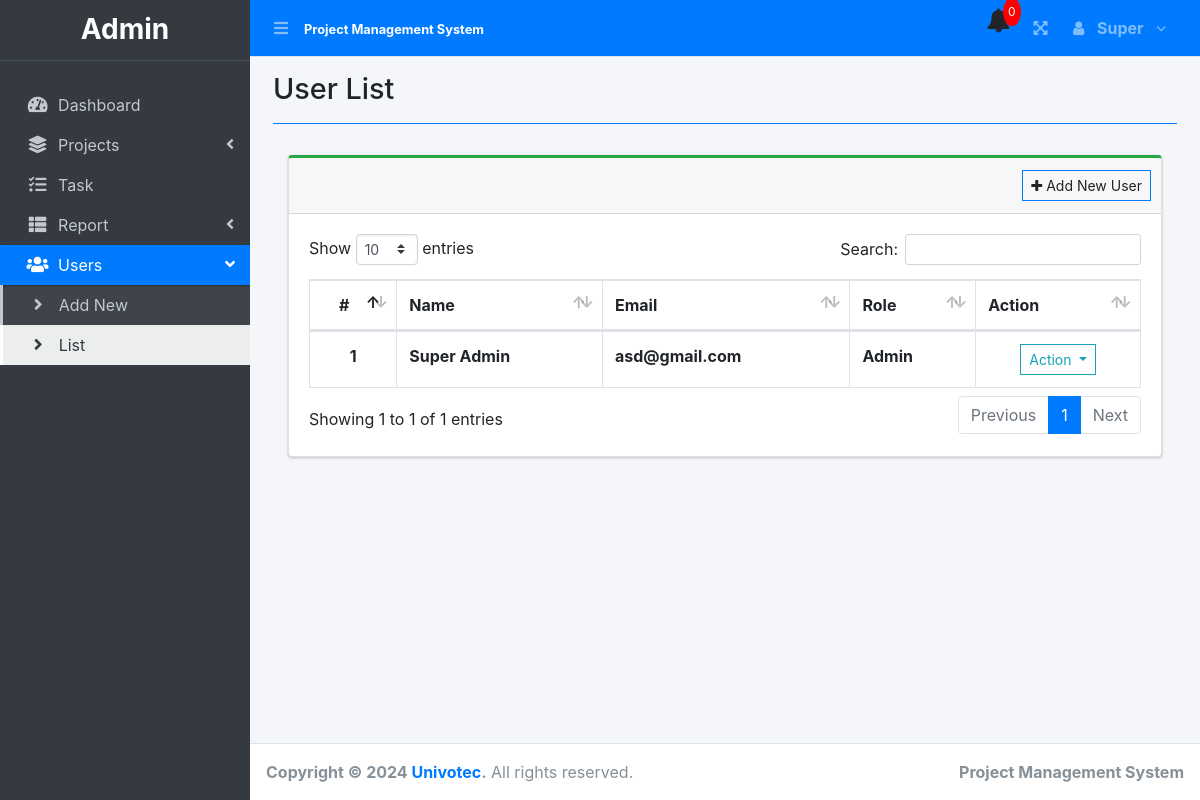
The page /index.php?page=user_list (signed in) on the database as committed earlier.
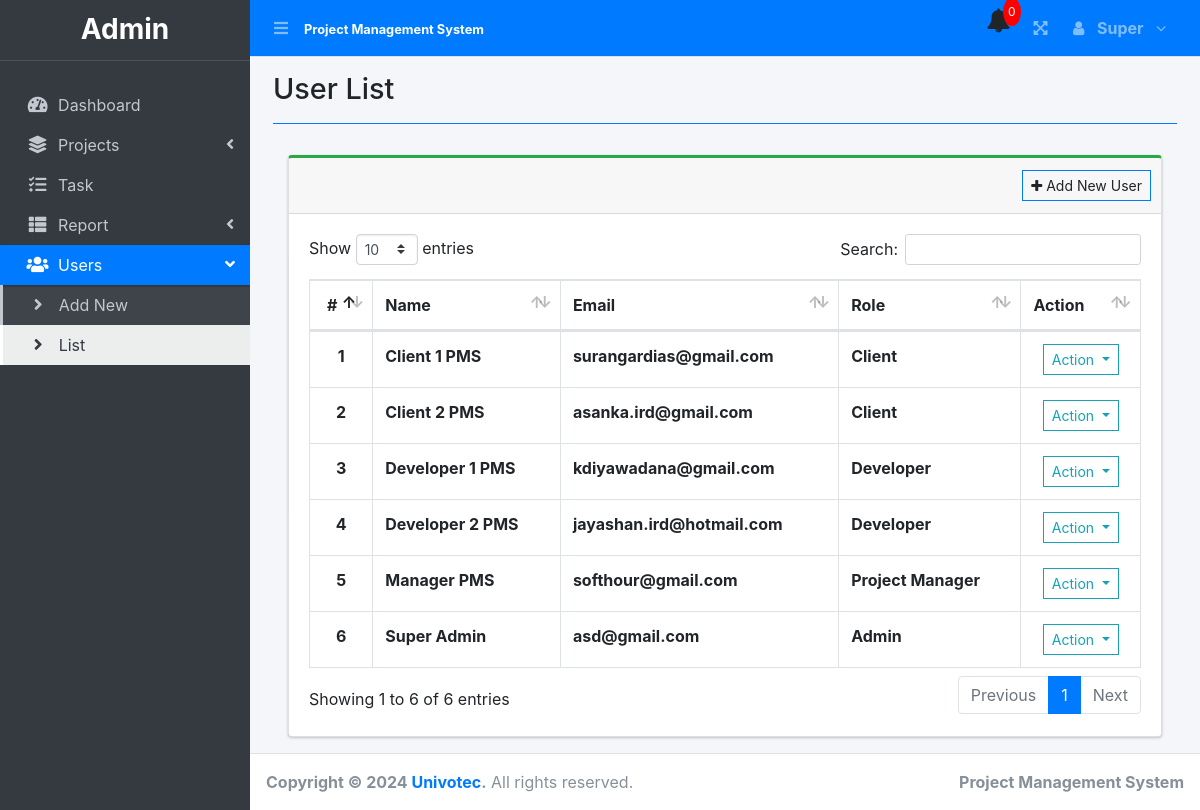
The same page on the database as committed later.
### tables this page shows
CREATE TABLE `users` (
  `id` int(30) NOT NULL,
  `firstname` varchar(200) NOT NULL,
  `lastname` varchar(200) NOT NULL,
  `email` varchar(200) NOT NULL,
  `password` text NOT NULL,
  `type` tinyint(1) NOT NULL DEFAULT 2 COMMENT '1 = admin, 2 = staff',
  `avatar` text NOT NULL,
  `date_created` datetime NOT NULL DEFAULT current_timestamp()
);

### user_list.php (the view, shortened to what this page needs)
<?php include'db_connect.php' ?>
<div class="col-lg-12">
	<div class="card card-outline card-success">
		<div class="card-header">
			<div class="card-tools">
				<a class="btn btn-block btn-sm btn-default btn-flat border-primary" href="./index.php?page=new_user"><i class="fa fa-plus"></i> Add New User</a>
			</div>
		</div>
		<div class="card-body" style="overflow: auto;">
			<table class="table tabe-hover table-bordered" id="list">
				<thead>
					<tr>
						<th class="text-center">#</th>
						<th>Name</th>
						<th>Email</th>
						<th>Role</th>
						<th>Action</th>
					</tr>
				</thead>
				<tbody>
					<?php
					$i = 1;
					$type = array('',"Admin","Project Manager","Developer","Client");
					$qry = $conn->query("SELECT *,concat(firstname,' ',lastname) as name FROM users order by concat(firstname,' ',lastname) asc");
					while($row= $qry->fetch_assoc()):
					?>
					<tr>
						<th class="text-center"><?php echo $i++ ?></th>
						<td><b><?php echo ucwords($row['name']) ?></b></td>
						<td><b><?php echo $row['email'] ?></b></td>
						<td><b><?php echo $type[$row['type']] ?></b></td>
						<td class="text-center">
							<button type="button" class="btn btn-default btn-sm btn-flat border-info wave-effect text-info dropdown-toggle" data-toggle="dropdown" aria-expanded="true">
		                      Action
		                    </button>
						</td>
					</tr>
				<?php endwhile; ?>
				</tbody>
			</table>
		</div>
	</div>
</div>

### index.php (shortened to what this page needs)
<!DOCTYPE html>
<html lang="en">
<?php
	include 'header.php'
?>
<body class="hold-transition sidebar-mini layout-fixed layout-navbar-fixed layout-footer-fixed" onload = "table();">
<div class="wrapper">
  <?php include 'topbar.php' ?>
  <?php include 'sidebar.php' ?>
  <div class="content-wrapper">
    <div class="content-header">
      <div class="container-fluid">
        <div class="row mb-2">
          <div class="col-sm-6">
            <h1 class="m-0"><?php echo $title ?></h1>
          </div>
        </div>
            <hr class="border-primary">
      </div>
    </div>
    <section class="content">
      <div class="container-fluid">
         <?php
            $page = isset($_GET['page']) ? $_GET['page'] : 'home';
            if(!file_exists($page.".php")){
                include '404.html';
            }else{
            include $page.'.php';
            }
          ?>
      </div>
    </section>
  </div>
  <footer class="main-footer">
    <strong>Copyright &copy; 2024 <a href="http://univotec.ac.lk/">Univotec</a>.</strong>
    All rights reserved.
    <div class="float-right d-none d-sm-inline-block">
      <b><?php echo $_SESSION['system']['name'] ?></b>
    </div>
  </footer>
</div>
</body>
</html>

### header.php (shortened to what this page needs)
<head>
  <?php
  $title = isset($_GET['page']) ? ucwords(str_replace("_", ' ', $_GET['page'])) : "Home";
  ?>
  <link rel="stylesheet" href="assets/plugins/fontawesome-free/css/all.min.css">
  <link rel="stylesheet" href="assets/plugins/overlayScrollbars/css/OverlayScrollbars.min.css">
  <link rel="stylesheet" href="assets/plugins/datatables-bs4/css/dataTables.bootstrap4.min.css">
  <link rel="stylesheet" href="assets/plugins/datatables-responsive/css/responsive.bootstrap4.min.css">
  <link rel="stylesheet" href="assets/plugins/datatables-buttons/css/buttons.bootstrap4.min.css">
  <link rel="stylesheet" href="assets/plugins/select2/css/select2.min.css">
  <link rel="stylesheet" href="assets/plugins/select2-bootstrap4-theme/select2-bootstrap4.min.css">
  <link rel="stylesheet" href="assets/plugins/sweetalert2-theme-bootstrap-4/bootstrap-4.min.css">
  <link rel="stylesheet" href="assets/plugins/toastr/toastr.min.css">
  <link rel="stylesheet" href="assets/plugins/dropzone/min/dropzone.min.css">
  <link rel="stylesheet" href="assets/dist/css/jquery.datetimepicker.min.css">
  <link rel="stylesheet" href="assets/plugins/icheck-bootstrap/icheck-bootstrap.min.css">
  <link rel="stylesheet" href="assets/plugins/bootstrap4-toggle/css/bootstrap4-toggle.min.css">
  <link rel="stylesheet" href="assets/dist/css/adminlte.min.css">
  <link rel="stylesheet" href="assets/dist/css/styles.css">
  <link rel="stylesheet" href="assets/plugins/summernote/summernote-bs4.min.css">
  <link href="css/bootstrap.min.css" rel="stylesheet">
    <link href="css/font-awesome-4.7.0/css/font-awesome.min.css" rel="stylesheet">
    <link href="css/animate.min.css" rel="stylesheet">
    <link rel="stylesheet" href="gantt/vendor.css">
</head>

### topbar.php (shortened to what this page needs)
<nav class="main-header navbar navbar-expand navbar-primary navbar-dark ">
  <ul class="navbar-nav">
    <?php if (isset($_SESSION['login_id'])) : ?>
      <li class="nav-item">
        <a class="nav-link" data-widget="pushmenu" href="" role="button"><i class="fas fa-bars"></i></a>
      </li>
    <?php endif; ?>
    <li>
      <a class="nav-link text-white" href="./" role="button">
        <Small><b><?php echo $_SESSION['system']['name'] ?></b></Small>
      </a>
    </li>
  </ul>
  <ul class="navbar-nav ml-auto">
    <li class="nav-item">
      <div class="container">
        <div class="notification-icon">
          <i class="fa fa-bell"></i>
          <span class="notification-count">0</span>
        </div>
      </div>
    </li>
    <li class="nav-item">
      <a class="nav-link" data-widget="fullscreen" href="#" role="button">
        <i class="fas fa-expand-arrows-alt"></i>
      </a>
    </li>
    <li class="nav-item dropdown">
      <a class="nav-link" data-toggle="dropdown" aria-expanded="true" href="javascript:void(0)">
        <span>
          <div class="d-felx badge-pill">
            <span class="fa fa-user mr-2"></span>
            <span><b><?php echo ucwords($_SESSION['login_firstname']) ?></b></span>
            <span class="fa fa-angle-down ml-2"></span>
          </div>
        </span>
      </a>
    </li>
  </ul>
</nav>

### sidebar.php (shortened to what this page needs)
  <aside class="main-sidebar sidebar-dark-primary elevation-6">
    <div class="dropdown">
   	<a href="./" class="brand-link">
     <?php if($_SESSION['login_type'] == 1): ?>
    <h3 class="text-center p-0 m-0"><b>Admin</b></h3>
<?php elseif($_SESSION['login_type'] == 2): ?>
    <h3 class="text-center p-0 m-0"><b>Manager</b></h3>
<?php elseif($_SESSION['login_type'] == 3): ?>
    <h3 class="text-center p-0 m-0"><b>Developer</b></h3>
<?php elseif($_SESSION['login_type'] == 4): ?>
    <h3 class="text-center p-0 m-0"><b>Client</b></h3>
<?php else: ?>
    <h3 class="text-center p-0 m-0"><b>NAN</b></h3>
<?php endif; ?>
    </a>
    </div>
    <div>
      <br>
    </div>
    <div class="sidebar pb-4 mb-4">
      <nav class="mt-2">
        <ul class="nav nav-pills nav-sidebar flex-column nav-flat" data-widget="treeview" role="menu" data-accordion="false">
          <li class="nav-item dropdown">
            <a href="./" class="nav-link nav-home">
              <i class="nav-icon fas fa-tachometer-alt"></i>
              <p>
                Dashboard
              </p>
            </a>
          </li>
          <li class="nav-item">
            <a href="#" class="nav-link nav-edit_project nav-view_project">
              <i class="nav-icon fas fa-layer-group"></i>
              <p>
                Projects
                <i class="right fas fa-angle-left"></i>
              </p>
            </a>
          </li>
          <li class="nav-item">
                <a href="./index.php?page=task_list" class="nav-link nav-task_list">
                  <i class="fas fa-tasks nav-icon"></i>
                  <p>Task</p>
                </a>
          </li>
          <?php if($_SESSION['login_type'] != 4): ?>
           <li class="nav-item">
           <a href="#" class="nav-link nav-reports">
              <i class="fas fa-th-list nav-icon"></i>
              <p>
              Report
                <i class="right fas fa-angle-left"></i>
              </p>
            </a>
          </li>
          <?php endif; ?>
          <?php if($_SESSION['login_type'] == 1): ?>
          <li class="nav-item">
            <a href="#" class="nav-link nav-edit_user">
              <i class="nav-icon fas fa-users"></i>
              <p>
                Users
                <i class="right fas fa-angle-left"></i>
              </p>
            </a>
            <ul class="nav nav-treeview">
              <li class="nav-item">
                <a href="./index.php?page=new_user" class="nav-link nav-new_user tree-item">
                  <i class="fas fa-angle-right nav-icon"></i>
                  <p>Add New</p>
                </a>
              </li>
              <li class="nav-item">
                <a href="./index.php?page=user_list" class="nav-link nav-user_list tree-item">
                  <i class="fas fa-angle-right nav-icon"></i>
                  <p>List</p>
                </a>
              </li>
            </ul>
          </li>
        <?php endif; ?>
        </ul>
      </nav>
    </div>
  </aside>

### header.php (style rules this page uses)
body { background-image: url('assets\img\bg.jpg'); background-size: cover; background-attachment: fixed; }

Rows that differ between the two databases and show on the page:
added users: name "Client 1 PMS", email "surangardias@gmail.com", type "Client"
added users: name "Client 2 PMS", email "asanka.ird@gmail.com", type "Client"
added users: name "Developer 1 PMS", email "kdiyawadana@gmail.com", type "Developer"
added users: name "Developer 2 PMS", email "jayashan.ird@hotmail.com", type "Developer"
added users: name "Manager PMS", email "softhour@gmail.com", type "Project Manager"
Other text that changed with them:
text written by a page script: "Show entries Search: Showing 1 to 1 of 1 entries Previous 1 Next" → "Show entries Search: Showing 1 to 6 of 6 entries Previous 1 Next"
